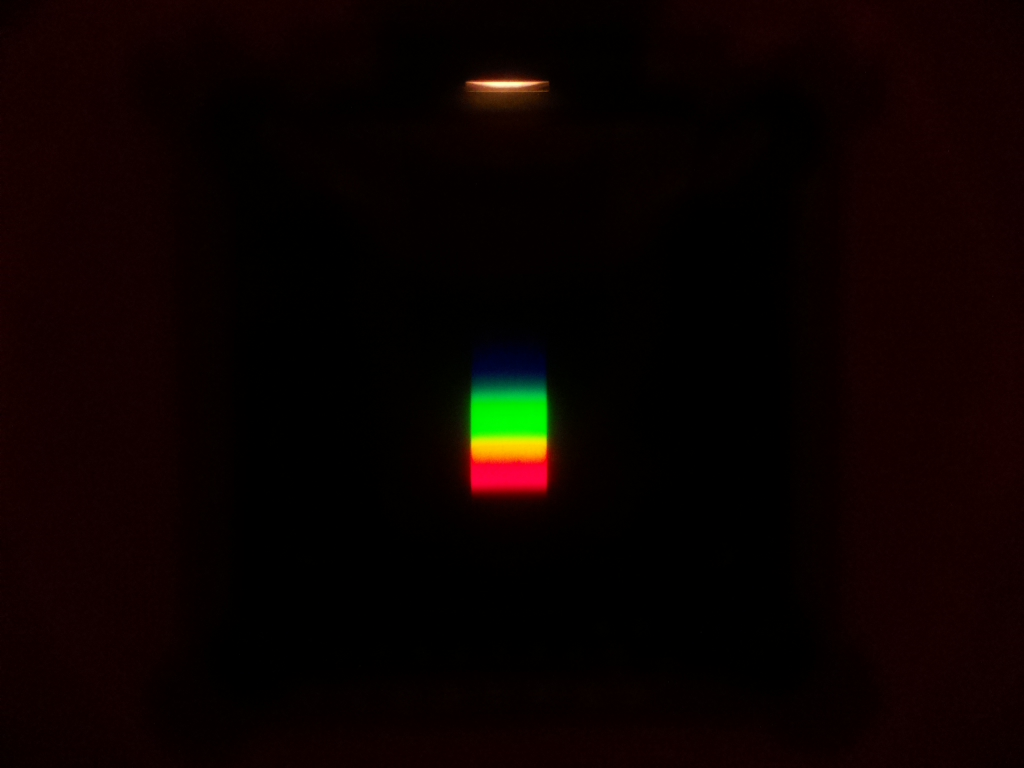
#> input picture yellow_tungsten.jpg, 1024 x 768 px
$ python lightFunction.py
#> lines starting #> are read from the running program, lines starting #| are printed output that depends on the picture
import numpy as np
import matplotlib.pyplot as plt
import imageio.v2 as imageio
from cycler import cycler

def readIntensity(photoName, plotName, lamp, surface):
#> called with photoName = 'yellow_tungsten.jpg', plotName = 'Wwhite_processed.jpg', lamp = 'Лампа дневного света', surface = 'белый лист'
    photo = imageio.imread(photoName)
#> photo is the input picture: shape (768, 1024, 3); mean R, G, B 11.4, 2.3, 0.7
    background = photo[320:500, 450:560, 0:3].swapaxes(0, 1)
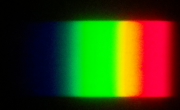
#> background: shape (110, 180, 3); mean R, G, B 61.3, 67.2, 15.9

    cut = photo[320:500, 350:600, 0:3].swapaxes(0, 1)
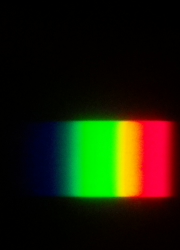
#> cut: shape (250, 180, 3); mean R, G, B 28.9, 30.3, 7
    rgb = np.mean(cut, axis=(0))
#> rgb = 180 rows, first 8: [0.62, 0.528, 0.032], [0.596, 0.496, 0.028], [0.672, 0.516, 0.128], [0.648, 0.492, 0.128], [0.68, 0.512, 0.224], [0.708, 0.54, 0.26], [0.66, 0.532, 0.252], [0.7, 0.588, 0.3]
    luma = 0.2989 * rgb[:, 0] + 0.5866 * rgb[:, 1] + 0.1144 * rgb[:, 2]
#> luma = 180 values, max 68.31 at index 122, min 0.472 at index 1, mean 27.22

    plt.rc('axes', prop_cycle=(cycler('color', ['r', 'g', 'b'])))

    plt.figure(figsize=(10, 5), dpi=200)

    plt.title('Интенсивность отражённого излучения\n' + '{} / {}'.format(lamp, surface))
    plt.xlabel('Относительный номер пикселя')
    plt.ylabel('Яркость')

    plt.plot(rgb, label=['r', 'g', 'b'])
    plt.plot(luma, 'w', label='I')
    plt.legend()

    plt.imshow(background, origin='lower')


    plt.savefig(plotName)
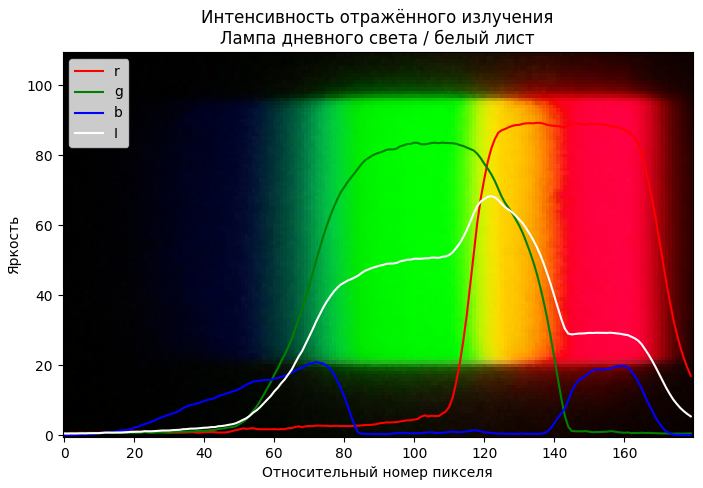
#> figure drawn by matplotlib, 1 panel
    plt.show()

    return luma


readIntensity("yellow_tungsten.jpg", "Wwhite_processed.jpg", "Лампа дневного света", "белый лист")
